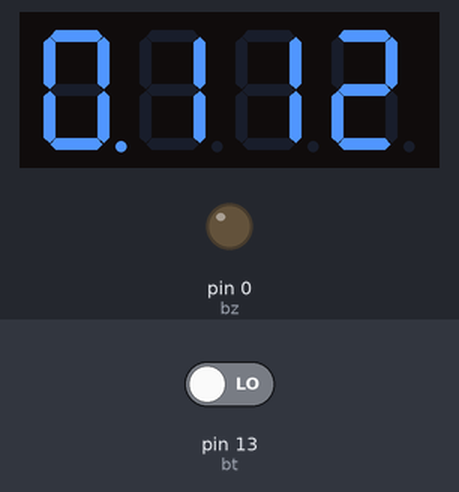
Recording of a sketch running on a simulated Arduino Uno, built with avr-gcc and run on an emulated ATmega328P. On the bench: 4-digit seven-segment display, output pins drawn as LEDs (lit = HIGH). Wiring (inferred from the names in the program): 4-digit 7-segment display, segments lit when LOW: segments pin 2, pin 3, pin 4, pin 5, pin 6, pin 7, pin 8, pin 1; digit selects pin 9, pin 10, pin 11, pin 12. Inputs (shaded band) come from the test bench; at power-on: pin 13 (bt) LOW. The segment pins are drawn as the display they are named for; pins used as bus, display or sensor lines are not drawn.

Above: at 1.2 s.
1.3 s: pin 13 (bt) driven HIGH
At 2.1 s:
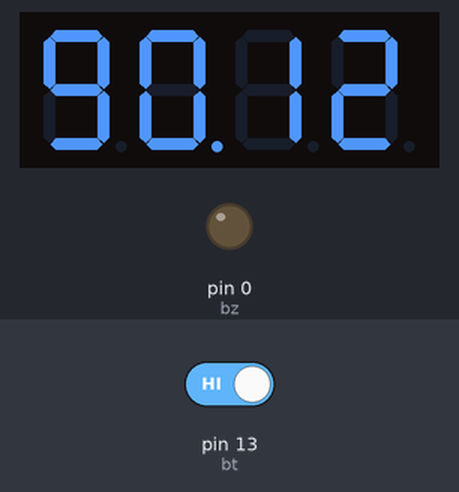
At 4.0 s:
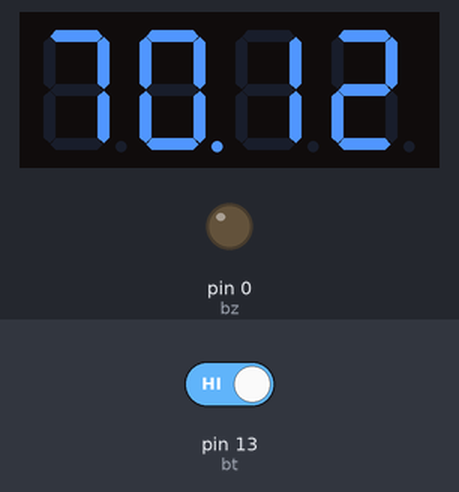
Timing chart, 0 to 5.5 s (numbered marks = the images above; inputs shaded):
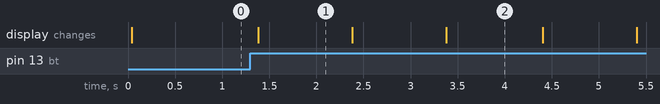

The sketch:

montage_decompteur_7_segments_4_digits.ino
```cpp
int dp=1;
int a=2;
int b=3;
int c=4;
int d=5;
int e=6;
int f=7;
int g=8;
int d1=9;
int d2=10;
int d3=11;
int d4=12;
int bt=13;
int bz = 0;
int n;
int n1;
int n2;
int n3;
int n4;


void setup() {
   pinMode(dp,OUTPUT);
   pinMode(a,OUTPUT);
 pinMode(b,OUTPUT);
 pinMode(c,OUTPUT);
 pinMode(d,OUTPUT);
 pinMode(e,OUTPUT);
 pinMode(f,OUTPUT);
 pinMode(g,OUTPUT);
 pinMode(d1,OUTPUT);
 pinMode(d2,OUTPUT);
 pinMode(d3,OUTPUT);
 pinMode(d4,OUTPUT);
 pinMode(bt,INPUT);
  pinMode(bz,OUTPUT);
 n=2110;

}

void loop() {
n4=(n/1000);
n3=((n/100)%10);
n2=((n/10)%10);
n1=(n%10);

digit1();
afficher(n1);
delay(5);
digitalWrite(d1,LOW);
digit2();
afficher(n2);
delay(5);
digitalWrite(d2,LOW);
digit3();
afficher(n3);
delay(5);
digitalWrite(d3,LOW);
digit4();
afficher(n4);
delay(5);
digitalWrite(d4,LOW);
if (digitalRead(bt)== 1){
  while((n4!=0)||(n3!=0)||(n2!=0)||(n1!=0))
  {
   while(n1!=0){
      n1=(n1-1);
      for (int i=1;i<=50;i++){
      digit1();
      afficher(n1);
      delay(5);
      digitalWrite(d1,LOW);
      digit2();
      afficher(n2);
      delay(5);
      digitalWrite(d2,LOW);
      digit3();
      afficher(n3);
      delay(5);
      digitalWrite(d3,LOW);
      digit4();
      afficher(n4);
      delay(5);
      digitalWrite(d4,LOW);

     }
    }

    if (n2!=0){
     n2=(n2-1);
     n1=9;
      for (int i=1;i<= 50;i++){
      digit1();
      afficher(n1);
      delay(5);
      digitalWrite(d1,LOW);
      digit2();
      afficher(n2);
      delay(5);
      digitalWrite(d2,LOW);
      digit3();
      afficher(n3);
      delay(5);
      digitalWrite(d3,LOW);
      digit4();
      afficher(n4);
      delay(5);
      digitalWrite(d4,LOW);

     }
    }
    else if (n3!=0){
           n3=(n3-1);
     n2=9;
     n1=9;
      for (int i=1;i<= 50;i++){
      digit1();
      afficher(n1);
      delay(5);
      digitalWrite(d1,LOW);
      digit2();
      afficher(n2);
      delay(5);
      digitalWrite(d2,LOW);
      digit3();
      afficher(n3);
      delay(5);
      digitalWrite(d3,LOW);
      digit4();
      afficher(n4);
      delay(5);
      digitalWrite(d4,LOW);

     }
    }
        else if (n4!=0){
           n4=(n4-1);
     n3=9;
     n2=9;
     n1=9;
      for (int i=1;i<= 50;i++){
      digit1();
      afficher(n1);
      delay(5);
      digitalWrite(d1,LOW);
      digit2();
      afficher(n2);
      delay(5);
      digitalWrite(d2,LOW);
      digit3();
      afficher(n3);
      delay(5);
      digitalWrite(d3,LOW);
      digit4();
      afficher(n4);
      delay(5);
      digitalWrite(d4,LOW);

     }
    }
  }
  digitalWrite(bz,HIGH);
  delay(1000);
   digitalWrite(bz,LOW);
}


}
void afficher(int nombre){
 if (nombre == 0 ){
  digitalWrite(dp,LOW);
  digitalWrite(a,LOW);
  digitalWrite(b,LOW);
  digitalWrite(c,LOW);
  digitalWrite(d,LOW);
  digitalWrite(e,LOW);
  digitalWrite(f,LOW);
  digitalWrite(g,HIGH);
 }
 else if (nombre == 1 ){
  digitalWrite(dp,HIGH);
  digitalWrite(a,HIGH);
  digitalWrite(b,LOW);
  digitalWrite(c,LOW);
  digitalWrite(d,HIGH);
  digitalWrite(e,HIGH);
  digitalWrite(f,HIGH);
  digitalWrite(g,HIGH);
  }
 else if(nombre == 2){
  digitalWrite(dp,HIGH);
  digitalWrite(a,LOW);
  digitalWrite(b,LOW);
  digitalWrite(c,HIGH);
  digitalWrite(d,LOW);
  digitalWrite(e,LOW);
  digitalWrite(f,HIGH);
  digitalWrite(g,LOW);
  }
 else if(nombre == 3){
  digitalWrite(dp,HIGH);
  digitalWrite(a,LOW);
  digitalWrite(b,LOW);
  digitalWrite(c,LOW);
  digitalWrite(d,LOW);
  digitalWrite(e,HIGH);
  digitalWrite(f,HIGH);
  digitalWrite(g,LOW);
  }
 else if(nombre == 4){
  digitalWrite(dp,HIGH);
  digitalWrite(a,HIGH);
  digitalWrite(b,LOW);
  digitalWrite(c,LOW);
  digitalWrite(d,HIGH);
  digitalWrite(e,HIGH);
  digitalWrite(f,LOW);
  digitalWrite(g,LOW);
  }
 else if(nombre == 5){
  digitalWrite(dp,HIGH);
  digitalWrite(a,LOW);
  digitalWrite(b,HIGH);
  digitalWrite(c,LOW);
  digitalWrite(d,LOW);
  digitalWrite(e,HIGH);
  digitalWrite(f,LOW);
  digitalWrite(g,LOW);

    }
 else if(nombre == 6){
  digitalWrite(dp,HIGH);
  digitalWrite(a,LOW);
  digitalWrite(b,HIGH);
  digitalWrite(c,LOW);
  digitalWrite(d,LOW);
  digitalWrite(e,LOW);
  digitalWrite(f,LOW);
  digitalWrite(g,LOW);

    }
 else if(nombre == 7){
  digitalWrite(dp,HIGH);
  digitalWrite(a,LOW);
  digitalWrite(b,LOW);
  digitalWrite(c,LOW);
  digitalWrite(d,HIGH);
  digitalWrite(e,HIGH);
  digitalWrite(f,HIGH);
  digitalWrite(g,HIGH);

    }
 else if(nombre == 8){
  digitalWrite(dp,HIGH);
  digitalWrite(a,LOW);
  digitalWrite(b,LOW);
  digitalWrite(c,LOW);
  digitalWrite(d,LOW);
  digitalWrite(e,LOW);
  digitalWrite(f,LOW);
  digitalWrite(g,LOW);

    }
 else if(nombre == 9){
  digitalWrite(dp,HIGH);
  digitalWrite(a,LOW);
  digitalWrite(b,LOW);
  digitalWrite(c,LOW);
  digitalWrite(d,LOW);
  digitalWrite(e,HIGH);
  digitalWrite(f,LOW);
  digitalWrite(g,LOW);

    }


}
    void digit1(){
 digitalWrite(d1,HIGH);
}
void digit2(){
 digitalWrite(d2,HIGH);
}
void digit3(){
 digitalWrite(d3,HIGH);
}
void digit4(){
 digitalWrite(d4,HIGH);
}
```

Measured:
- after the input at 1.3 s, the display: changes after 0.08 s (image 1)
